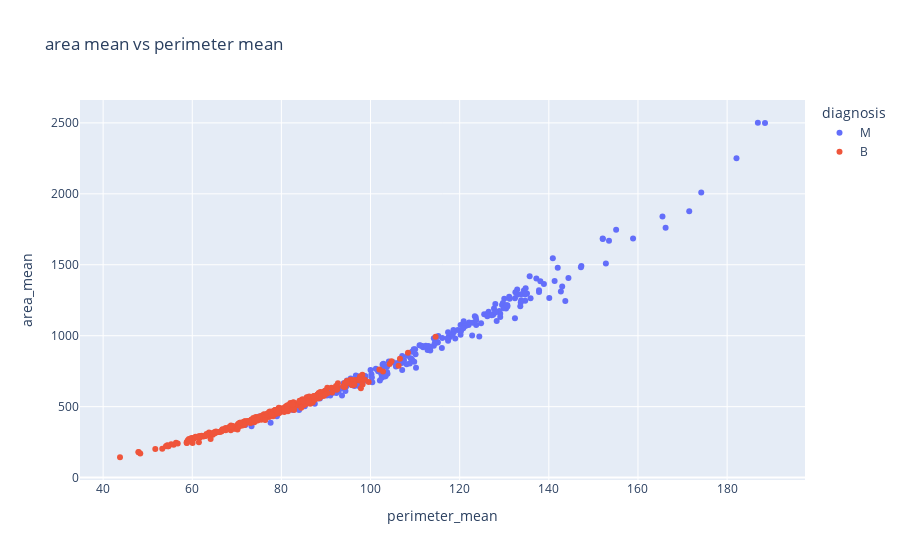

The cell this chart's notebook holds for it:
### Code cell
px.scatter(raw_df,
           title="area mean vs perimeter mean",
           x = 'perimeter_mean',
           y = 'area_mean',
           color= 'diagnosis'
           )

### Figure 1 — Plotly figure (JSON) as saved in the notebook; plotly's stock layout.template omitted (floating-point values rounded to 4 significant figures; data arrays with more than 128 entries replaced by an {"elided": "..."} marker saying what was removed)
{"data": [{"hovertemplate": "diagnosis=M<br>perimeter_mean=%{x}<br>area_mean=%{y}<extra></extra>", "legendgroup": "M", "marker": {"color": "#636efa", "symbol": "circle"}, "mode": "markers", "name": "M", "orientation": "v", "showlegend": true, "type": "scatter", "x": {"elided": "212 float values"}, "xaxis": "x", "y": {"elided": "212 float values"}, "yaxis": "y"}, {"hovertemplate": "diagnosis=B<br>perimeter_mean=%{x}<br>area_mean=%{y}<extra></extra>", "legendgroup": "B", "marker": {"color": "#EF553B", "symbol": "circle"}, "mode": "markers", "name": "B", "orientation": "v", "showlegend": true, "type": "scatter", "x": {"elided": "357 float values"}, "xaxis": "x", "y": {"elided": "357 float values"}, "yaxis": "y"}], "layout": {"legend": {"title": {"text": "diagnosis"}, "tracegroupgap": 0}, "title": {"text": "area mean vs perimeter mean"}, "xaxis": {"anchor": "y", "domain": [0, 1], "title": {"text": "perimeter_mean"}}, "yaxis": {"anchor": "x", "domain": [0, 1], "title": {"text": "area_mean"}}}}
